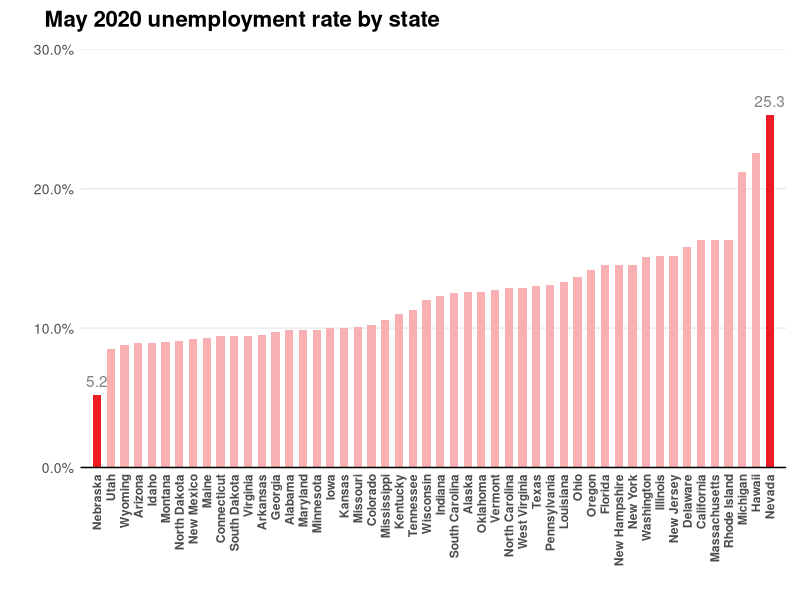

This chart was generated by the following R code:
#
# FILE:
#  may2020_unemployment_by_state.R
#
# DESCRIPTION:
#  Brief description of the plot, including original source/citation
#
# SLOW REVEAL ORDER:
#   1. List
#   2. Out
#   ...
#   n. Order
#
# AUTHORS:
#   Ellie (2021, main code)
#   Ian Curtis (2023, code to save plots)

library(tidyverse)
library(readxl)
library(scales)
library(data.table)

#reading data in
unemploy <- read_xlsx(here::here("may2020-unemployment-by-state","may2020_umemployment_by_state_data.xlsx"))

################# Part 1 #################

#creating original, full graph

#unhighlighted color = #F9B0B2
#highlighted color = #ED1C24

smallest <- unemploy %>%
  slice(which.min(Rate)) #creating subset of data with just smallest rate

largest <- unemploy %>%
  slice(which.max(Rate)) #creating subset of data with largest rate

#reorder function orders chart from smallest to greatest values
fig05 <- ggplot(data = unemploy, aes(x = reorder(State, Rate), y = Rate/100,
       fill = factor(ifelse(State %in% c("Nebraska", "Nevada"),"Highlighted","Normal")))) + #makes it possible to only highlight navada and nebraska
  geom_col(width = 0.6, show.legend = FALSE) + #show legend = false removes area legend
  geom_text(data = smallest, color = "#808080", aes(x = State, y = Rate/100 + 0.01, label = sprintf("%0.1f", round(Rate, digits = 3)))) + #Gets percentage over smallest bar
  geom_text(data = largest, color = "#808080", aes(x = State, y = Rate/100 + 0.01, label = sprintf("%0.1f", round(Rate, digits = 3)))) + #gets percentage over largest bar
  labs(title = "May 2020 unemployment rate by state", x = " ", y = " ") + 
  scale_fill_manual(name = "area", values=c("#ED1C24","#F9B0B2")) + #assigns colors to bars
  scale_x_discrete(expand = c(0,1.2)) +
  scale_y_continuous(labels = label_percent(accuracy = 0.1), breaks = seq(0, 0.30, 0.10), limits = c(0, 0.30), expand = c(0,0)) +
  theme_bw() + 
  theme(panel.border = element_blank()) +
  theme(axis.line.y = element_blank()) +
  theme(panel.grid.minor = element_blank()) + 
  theme(panel.grid.major.x = element_blank()) + 
  theme(axis.ticks = element_blank()) +
  theme(axis.line.x = element_line(color = "black")) +
  theme(axis.text.x = element_text(angle = 90, face = "bold", vjust = 0.5, hjust = 1.0)) + #angle rotates x labels 90 degrees
  theme(axis.text.y = element_text(hjust = 1.0, size = 10)) + 
  theme(plot.title = element_text(face = "bold", size = 16, vjust = 3, hjust = 0.081)) + #hjust and vjust adjust title horizontally and vertically
  theme(plot.title.position = "plot") + 
  theme(plot.margin = margin(15, 10, 10, 10)) #makes the upper margin larger so title isn't cut off

ggsave(here::here("may2020-unemployment-by-state", "05_full_unmasked.png"), fig05)
  
